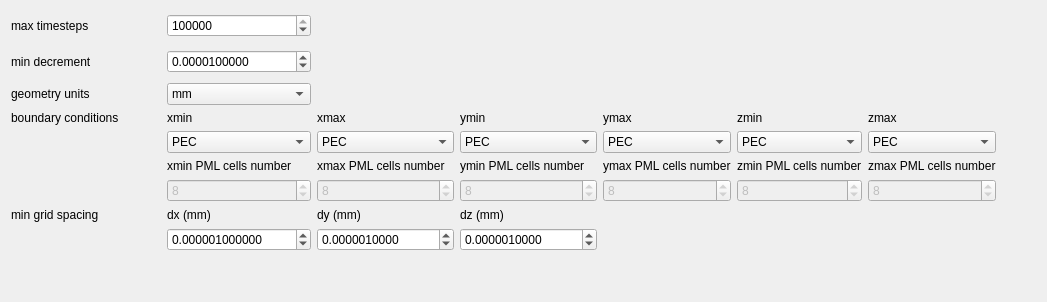
         <widget class="QWidget" name="simulationParamsTab">
          <attribute name="title">
           <string>Simulation Params</string>
          </attribute>
          <layout class="QHBoxLayout" name="horizontalLayout_18">
           <item>
            <layout class="QGridLayout" name="gridLayout_7">
             <item row="5" column="5">
              <widget class="QLabel" name="label_38">
               <property name="text">
                <string>zmin PML cells number</string>
               </property>
              </widget>
             </item>
             <item row="7" column="2">
              <widget class="QLabel" name="label_252">
               <property name="text">
                <string>dy (mm)</string>
               </property>
              </widget>
             </item>
             <item row="3" column="4">
              <widget class="QLabel" name="label_31">
               <property name="text">
                <string>ymax</string>
               </property>
              </widget>
             </item>
             <item row="1" column="0">
              <widget class="QLabel" name="label_25">
               <property name="minimumSize">
                <size>
                 <width>150</width>
                 <height>30</height>
                </size>
               </property>
               <property name="text">
                <string>min decrement</string>
               </property>
              </widget>
             </item>
             <item row="5" column="4">
              <widget class="QLabel" name="label_37">
               <property name="text">
                <string>ymax PML cells number</string>
               </property>
              </widget>
             </item>
             <item row="6" column="1">
              <widget class="QSpinBox" name="PMLxmincells">
               <property name="enabled">
                <bool>false</bool>
               </property>
               <property name="minimum">
                <number>1</number>
               </property>
               <property name="value">
                <number>8</number>
               </property>
              </widget>
             </item>
             <item row="3" column="2">
              <widget class="QLabel" name="label_22">
               <property name="text">
                <string>xmax</string>
               </property>
              </widget>
             </item>
             <item row="8" column="3">
              <widget class="QDoubleSpinBox" name="genParamMinGridSpacingZ">
               <property name="sizePolicy">
                <sizepolicy hsizetype="Preferred" vsizetype="Fixed">
                 <horstretch>0</horstretch>
                 <verstretch>0</verstretch>
                </sizepolicy>
               </property>
               <property name="decimals">
                <number>10</number>
               </property>
               <property name="maximum">
                <double>1000000000.000000000000000</double>
               </property>
               <property name="value">
                <double>0.000001000000000</double>
               </property>
              </widget>
             </item>
             <item row="8" column="1">
              <widget class="QDoubleSpinBox" name="genParamMinGridSpacingX">
               <property name="sizePolicy">
                <sizepolicy hsizetype="Preferred" vsizetype="Fixed">
                 <horstretch>0</horstretch>
                 <verstretch>0</verstretch>
                </sizepolicy>
               </property>
               <property name="decimals">
                <number>12</number>
               </property>
               <property name="maximum">
                <double>1000000000.000000000000000</double>
               </property>
               <property name="singleStep">
                <double>0.000000000000000</double>
               </property>
               <property name="value">
                <double>0.000001000000000</double>
               </property>
              </widget>
             </item>
             <item row="6" column="2">
              <widget class="QSpinBox" name="PMLxmaxcells">
               <property name="enabled">
                <bool>false</bool>
               </property>
               <property name="minimum">
                <number>1</number>
               </property>
               <property name="value">
                <number>8</number>
               </property>
              </widget>
             </item>
             <item row="4" column="1">
              <widget class="QComboBox" name="BCxmin">
               <item>
                <property name="text">
                 <string>PEC</string>
                </property>
               </item>
               <item>
                <property name="text">
                 <string>PMC</string>
                </property>
               </item>
               <item>
                <property name="text">
                 <string>MUR</string>
                </property>
               </item>
               <item>
                <property name="text">
                 <string>PML</string>
                </property>
               </item>
              </widget>
             </item>
             <item row="5" column="2">
              <widget class="QLabel" name="label_35">
               <property name="text">
                <string>xmax PML cells number</string>
               </property>
              </widget>
             </item>
             <item row="3" column="0">
              <widget class="QLabel" name="label_32">
               <property name="text">
                <string>boundary conditions</string>
               </property>
              </widget>
             </item>
             <item row="4" column="5">
              <widget class="QComboBox" name="BCzmin">
               <item>
                <property name="text">
                 <string>PEC</string>
                </property>
               </item>
               <item>
                <property name="text">
                 <string>PMC</string>
                </property>
               </item>
               <item>
                <property name="text">
                 <string>MUR</string>
                </property>
               </item>
               <item>
                <property name="text">
                 <string>PML</string>
                </property>
               </item>
              </widget>
             </item>
             <item row="4" column="6">
              <widget class="QComboBox" name="BCzmax">
               <item>
                <property name="text">
                 <string>PEC</string>
                </property>
               </item>
               <item>
                <property name="text">
                 <string>PMC</string>
                </property>
               </item>
               <item>
                <property name="text">
                 <string>MUR</string>
                </property>
               </item>
               <item>
                <property name="text">
                 <string>PML</string>
                </property>
               </item>
              </widget>
             </item>
             <item row="4" column="3">
              <widget class="QComboBox" name="BCymin">
               <item>
                <property name="text">
                 <string>PEC</string>
                </property>
               </item>
               <item>
                <property name="text">
                 <string>PMC</string>
                </property>
               </item>
               <item>
                <property name="text">
                 <string>MUR</string>
                </property>
               </item>
               <item>
                <property name="text">
                 <string>PML</string>
                </property>
               </item>
              </widget>
             </item>
             <item row="3" column="1">
              <widget class="QLabel" name="label_21">
               <property name="text">
                <string>xmin</string>
               </property>
              </widget>
             </item>
             <item row="0" column="1">
              <widget class="QSpinBox" name="simParamsMaxTimesteps">
               <property name="maximum">
                <number>1000000000</number>
               </property>
               <property name="singleStep">
                <number>1000</number>
               </property>
               <property name="value">
                <number>1000000</number>
               </property>
              </widget>
             </item>
             <item row="3" column="5">
              <widget class="QLabel" name="label_20">
               <property name="text">
                <string>zmin</string>
               </property>
              </widget>
             </item>
             <item row="8" column="2">
              <widget class="QDoubleSpinBox" name="genParamMinGridSpacingY">
               <property name="sizePolicy">
                <sizepolicy hsizetype="Preferred" vsizetype="Fixed">
                 <horstretch>0</horstretch>
                 <verstretch>0</verstretch>
                </sizepolicy>
               </property>
               <property name="decimals">
                <number>10</number>
               </property>
               <property name="maximum">
                <double>1000000000.000000000000000</double>
               </property>
               <property name="value">
                <double>0.000001000000000</double>
               </property>
              </widget>
             </item>
             <item row="3" column="6">
              <widget class="QLabel" name="label_33">
               <property name="text">
                <string>zmax</string>
               </property>
              </widget>
             </item>
             <item row="6" column="5">
              <widget class="QSpinBox" name="PMLzmincells">
               <property name="enabled">
                <bool>false</bool>
               </property>
               <property name="minimum">
                <number>1</number>
               </property>
               <property name="value">
                <number>8</number>
               </property>
              </widget>
             </item>
             <item row="5" column="6">
              <widget class="QLabel" name="label_39">
               <property name="text">
                <string>zmax PML cells number</string>
               </property>
              </widget>
             </item>
             <item row="5" column="1">
              <widget class="QLabel" name="label_34">
               <property name="text">
                <string>xmin PML cells number</string>
               </property>
              </widget>
             </item>
             <item row="5" column="3">
              <widget class="QLabel" name="label_36">
               <property name="text">
                <string>ymin PML cells number</string>
               </property>
              </widget>
             </item>
             <item row="0" column="9">
              <spacer name="horizontalSpacer_12">
               <property name="orientation">
                <enum>Qt::Horizontal</enum>
               </property>
               <property name="sizeHint" stdset="0">
                <size>
                 <width>40</width>
                 <height>20</height>
                </size>
               </property>
              </spacer>
             </item>
             <item row="9" column="1">
              <spacer name="verticalSpacer_8">
               <property name="orientation">
                <enum>Qt::Vertical</enum>
               </property>
               <property name="sizeHint" stdset="0">
                <size>
                 <width>20</width>
                 <height>40</height>
                </size>
               </property>
              </spacer>
             </item>
             <item row="0" column="0">
              <widget class="QLabel" name="label_23">
               <property name="sizePolicy">
                <sizepolicy hsizetype="Minimum" vsizetype="Minimum">
                 <horstretch>0</horstretch>
                 <verstretch>0</verstretch>
                </sizepolicy>
               </property>
               <property name="minimumSize">
                <size>
                 <width>120</width>
                 <height>30</height>
                </size>
               </property>
               <property name="text">
                <string>max timesteps</string>
               </property>
              </widget>
             </item>
             <item row="6" column="4">
              <widget class="QSpinBox" name="PMLymaxcells">
               <property name="enabled">
                <bool>false</bool>
               </property>
               <property name="minimum">
                <number>1</number>
               </property>
               <property name="value">
                <number>8</number>
               </property>
              </widget>
             </item>
             <item row="3" column="3">
              <widget class="QLabel" name="label_30">
               <property name="text">
                <string>ymin</string>
               </property>
              </widget>
             </item>
             <item row="4" column="4">
              <widget class="QComboBox" name="BCymax">
               <item>
                <property name="text">
                 <string>PEC</string>
                </property>
               </item>
               <item>
                <property name="text">
                 <string>PMC</string>
                </property>
               </item>
               <item>
                <property name="text">
                 <string>MUR</string>
                </property>
               </item>
               <item>
                <property name="text">
                 <string>PML</string>
                </property>
               </item>
              </widget>
             </item>
             <item row="7" column="1">
              <widget class="QLabel" name="label_251">
               <property name="text">
                <string>dx (mm)</string>
               </property>
              </widget>
             </item>
             <item row="4" column="2">
              <widget class="QComboBox" name="BCxmax">
               <item>
                <property name="text">
                 <string>PEC</string>
                </property>
               </item>
               <item>
                <property name="text">
                 <string>PMC</string>
                </property>
               </item>
               <item>
                <property name="text">
                 <string>MUR</string>
                </property>
               </item>
               <item>
                <property name="text">
                 <string>PML</string>
                </property>
               </item>
              </widget>
             </item>
             <item row="1" column="1">
              <widget class="QDoubleSpinBox" name="simParamsMinDecrement">
               <property name="sizePolicy">
                <sizepolicy hsizetype="Preferred" vsizetype="Fixed">
                 <horstretch>0</horstretch>
                 <verstretch>0</verstretch>
                </sizepolicy>
               </property>
               <property name="decimals">
                <number>10</number>
               </property>
               <property name="maximum">
                <double>10000000000.000000000000000</double>
               </property>
               <property name="singleStep">
                <double>0.000001000000000</double>
               </property>
               <property name="value">
                <double>0.000010000000000</double>
               </property>
              </widget>
             </item>
             <item row="6" column="3">
              <widget class="QSpinBox" name="PMLymincells">
               <property name="enabled">
                <bool>false</bool>
               </property>
               <property name="minimum">
                <number>1</number>
               </property>
               <property name="value">
                <number>8</number>
               </property>
              </widget>
             </item>
             <item row="7" column="3">
              <widget class="QLabel" name="label_253">
               <property name="text">
                <string>dz (mm)</string>
               </property>
              </widget>
             </item>
             <item row="7" column="0">
              <widget class="QLabel" name="label_47">
               <property name="text">
                <string>min grid spacing</string>
               </property>
              </widget>
             </item>
             <item row="6" column="6">
              <widget class="QSpinBox" name="PMLzmaxcells">
               <property name="enabled">
                <bool>false</bool>
               </property>
               <property name="minimum">
                <number>1</number>
               </property>
               <property name="value">
                <number>8</number>
               </property>
              </widget>
             </item>
             <item row="2" column="0">
              <widget class="QLabel" name="label_48">
               <property name="toolTip">
                <string>&lt;html&gt;&lt;head/&gt;&lt;body&gt;&lt;p&gt;OpenEMS deltaUnit first specified by setRectilinearGrid. This unit is applied to objects as drawingunit.&lt;br/&gt;FreeCAD STL files are exported in FreeCAD standard units (mm) and imported with the appropriate scaling factor to match drawing units.&lt;/p&gt;&lt;/body&gt;&lt;/html&gt;</string>
               </property>
               <property name="text">
                <string>geometry units</string>
               </property>
              </widget>
             </item>
             <item row="2" column="1">
              <widget class="QComboBox" name="simParamsDeltaUnitList">
               <property name="editable">
                <bool>false</bool>
               </property>
               <property name="currentText">
                <string>mm</string>
               </property>
               <property name="currentIndex">
                <number>2</number>
               </property>
               <item>
                <property name="text">
                 <string>m</string>
                </property>
               </item>
               <item>
                <property name="text">
                 <string>cm</string>
                </property>
               </item>
               <item>
                <property name="text">
                 <string>mm</string>
                </property>
               </item>
               <item>
                <property name="text">
                 <string>µm</string>
                </property>
               </item>
               <item>
                <property name="text">
                 <string>nm</string>
                </property>
               </item>
              </widget>
             </item>
             <item row="1" column="2">
              <widget class="QLabel" name="simParamsMinDecrementdBLabel">
               <property name="text">
                <string/>
               </property>
              </widget>
             </item>
            </layout>
           </item>
          </layout>
         </widget>
